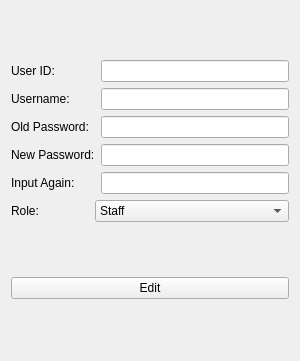
                    <widget class="QWidget" name="page_editUser">
                     <property name="geometry">
                      <rect>
                       <x>0</x>
                       <y>0</y>
                       <width>300</width>
                       <height>361</height>
                      </rect>
                     </property>
                     <attribute name="label">
                      <string>Edit</string>
                     </attribute>
                     <layout class="QGridLayout" name="gridLayout_15">
                      <item row="0" column="0">
                       <layout class="QGridLayout" name="gridLayout_14">
                        <item row="6" column="1" colspan="2">
                         <widget class="QComboBox" name="comboBox_user_edit_role">
                          <item>
                           <property name="text">
                            <string>Staff</string>
                           </property>
                          </item>
                          <item>
                           <property name="text">
                            <string>Administrator</string>
                           </property>
                          </item>
                          <item>
                           <property name="text">
                            <string>Manager</string>
                           </property>
                          </item>
                         </widget>
                        </item>
                        <item row="4" column="0" colspan="2">
                         <widget class="QLabel" name="label_25">
                          <property name="text">
                           <string>New Password:</string>
                          </property>
                         </widget>
                        </item>
                        <item row="5" column="0" colspan="2">
                         <widget class="QLabel" name="label_26">
                          <property name="text">
                           <string>Input Again:</string>
                          </property>
                         </widget>
                        </item>
                        <item row="5" column="2">
                         <widget class="QLineEdit" name="lineEdit_user_edit_password_new_again"/>
                        </item>
                        <item row="4" column="2">
                         <widget class="QLineEdit" name="lineEdit_user_edit_password_new"/>
                        </item>
                        <item row="6" column="0">
                         <widget class="QLabel" name="label_24">
                          <property name="text">
                           <string>Role:</string>
                          </property>
                         </widget>
                        </item>
                        <item row="2" column="2">
                         <widget class="QLineEdit" name="lineEdit_user_edit_username"/>
                        </item>
                        <item row="3" column="0">
                         <widget class="QLabel" name="label_23">
                          <property name="text">
                           <string>Old Password:</string>
                          </property>
                         </widget>
                        </item>
                        <item row="3" column="2">
                         <widget class="QLineEdit" name="lineEdit_user_edit_password_old"/>
                        </item>
                        <item row="2" column="0">
                         <widget class="QLabel" name="label_22">
                          <property name="text">
                           <string>Username:</string>
                          </property>
                         </widget>
                        </item>
                        <item row="0" column="0">
                         <widget class="QLabel" name="label_37">
                          <property name="text">
                           <string>User ID:</string>
                          </property>
                         </widget>
                        </item>
                        <item row="0" column="2">
                         <widget class="QLineEdit" name="lineEdit_user_edit_uid">
                          <property name="readOnly">
                           <bool>true</bool>
                          </property>
                         </widget>
                        </item>
                       </layout>
                      </item>
                      <item row="1" column="0">
                       <widget class="QPushButton" name="button_user_edit">
                        <property name="text">
                         <string>Edit</string>
                        </property>
                       </widget>
                      </item>
                     </layout>
                    </widget>
